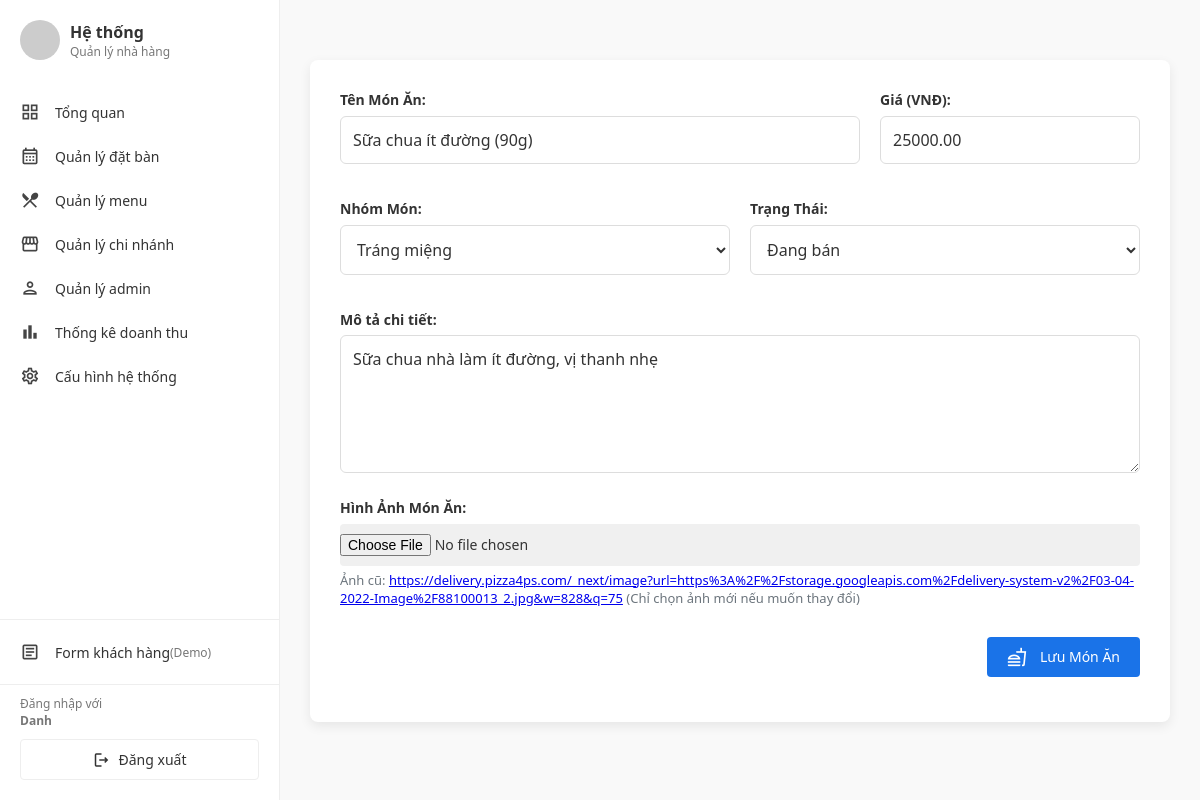
The page /public/admin.php?page=menu&action=edit&id=58 (signed in) on the database its author committed.
### tables this page shows
CREATE TABLE `mon_an` (
  `id_mon` int(11) NOT NULL,
  `id_danh_muc_mon` int(11) DEFAULT NULL,
  `ten_mon` varchar(255) NOT NULL,
  `gia` decimal(10,2) NOT NULL,
  `mo_ta` text DEFAULT NULL,
  `hinh_anh` varchar(500) DEFAULT NULL,
  `trang_thai` varchar(50) DEFAULT 'Còn hàng',
  `created_at` datetime DEFAULT current_timestamp(),
  `updated_at` datetime DEFAULT current_timestamp() ON UPDATE current_timestamp()
);

CREATE TABLE `danh_muc_mon` (
  `id_danh_muc_mon` int(11) NOT NULL,
  `ten_danh_muc` varchar(255) NOT NULL,
  `mo_ta` text DEFAULT NULL
);

### app/model/ProductModel.php (called while the page is built, shortened)
<?php
class ProductModel {
    private $conn;
    public function __construct() {
        global $conn;
        $this->conn = $conn;
    }
    public function getProductById($id) {
        try {
            $sql = "SELECT m.*, dm.ten_danh_muc
                    FROM mon_an m
                    LEFT JOIN danh_muc_mon dm ON m.id_danh_muc_mon = dm.id_danh_muc_mon
                    WHERE m.id_mon = :id";
            $stmt = $this->conn->prepare($sql);
            $stmt->bindParam(':id', $id, PDO::PARAM_INT);
            $stmt->execute();
            return $stmt->fetch(PDO::FETCH_ASSOC);
        } catch (PDOException $e) {
            throw new Exception("Lỗi truy vấn database: " . $e->getMessage());
        }
    }
}

### app/config/database.php (called while the page is built, shortened)
<?php
function getConnection() {
    $dsn = "mysql:host=" . DB_HOST . ";dbname=" . DB_NAME . ";charset=utf8mb4";
    $options = [
        PDO::ATTR_ERRMODE            => PDO::ERRMODE_EXCEPTION,
        PDO::ATTR_DEFAULT_FETCH_MODE => PDO::FETCH_ASSOC,
        PDO::ATTR_EMULATE_PREPARES   => false,
    ];
    try {
        $pdo = new PDO($dsn, DB_USER, DB_PASS, $options);
        return $pdo;
    } catch (\PDOException $e) {
        $alt_names = [
            'wd20302_n5_local(2)',
            'wd20302_n5_local (2)'
        ];
        foreach ($alt_names as $alt) {
            try {
                $alt_dsn = "mysql:host=" . DB_HOST . ";dbname=" . $alt . ";charset=utf8mb4";
                $pdo = new PDO($alt_dsn, DB_USER, DB_PASS, $options);
                return $pdo;
            } catch (\PDOException $ignore) {
            }
        }
        die("Lỗi kết nối CSDL: " . $e->getMessage() . ".\nHãy kiểm tra tên database trong `app/config/database.php` và đảm bảo bạn đã import file SQL vào MySQL.");
    }
}
?>

### app/model/CategoryModel.php (called while the page is built, shortened)
<?php
class CategoryModel {
    private $conn;
    public function __construct() {
        global $conn;
        if (!isset($conn) || $conn === null) {
            require_once __DIR__ . '/../config/database.php';
        }
        require_once __DIR__ . '/../config/database.php';
        try {
            $this->conn = getConnection();
        } catch (\Exception $e) {
            throw new Exception("Kết nối database không tồn tại. Vui lòng kiểm tra file config/database.php");
        }
    }
    public function getAllCategories() {
        try {
            $sql = "SELECT id_danh_muc_mon, ten_danh_muc, mo_ta FROM danh_muc_mon ORDER BY id_danh_muc_mon";
            $stmt = $this->conn->prepare($sql);
            $stmt->execute();
            return $stmt->fetchAll(PDO::FETCH_ASSOC);
        } catch (PDOException $e) {
            throw new Exception("Lỗi truy vấn database: " . $e->getMessage());
        }
    }
}

### app/view/admin/themmonan.php (the view, shortened to what this page needs)
<main class="main-content">
    <section class="add-dish-form-section card">
        <form action="admin.php?page=menu" method="POST" enctype="multipart/form-data">
            <div style="display: flex; gap: 20px; margin-bottom: 20px;">
                <div class="form-group" style="flex: 2;">
                    <label for="ten_mon">Tên Món Ăn:</label>
                    <input type="text" id="ten_mon" name="ten_mon"
                           placeholder="Ví dụ: Bò Bít Tết Sốt Tiêu Đen"
                           required
                           value="<?php echo $sp_edit['ten_mon'] ?? ''; ?>">
                </div>
                <div class="form-group" style="flex: 1;">
                    <label for="gia">Giá (VNĐ):</label>
                    <input type="number" id="gia" name="gia"
                           placeholder="Ví dụ: 150000"
                           required
                           min="0"
                           value="<?php echo $sp_edit['gia'] ?? ''; ?>">
                </div>
            </div>
            <div style="display: flex; gap: 20px; margin-bottom: 20px;">
                <div class="form-group" style="flex: 1;">
                    <label for="category">Nhóm Món:</label>
                    <select id="category" name="category" required>
                        <?php if (isset($dsdm) && is_array($dsdm)): ?>
                            <?php foreach ($dsdm as $dm): ?>
                                <option value="<?php echo $dm['id_danh_muc_mon']; ?>"
                                    <?php echo (isset($sp_edit) && $sp_edit['id_danh_muc_mon'] == $dm['id_danh_muc_mon']) ? 'selected' : ''; ?>>
                                    <?php echo htmlspecialchars($dm['ten_danh_muc']); ?>
                                </option>
                            <?php endforeach; ?>
                        <?php endif; ?>
                    </select>
                </div>
                <div class="form-group" style="flex: 1;">
                    <label for="trang_thai">Trạng Thái:</label>
                    <select id="trang_thai" name="trang_thai">
                        <?php
                            $status = $sp_edit['trang_thai'] ?? 'Còn hàng';
                        ?>
                        <option value="Còn hàng" <?php echo ($status == 'Còn hàng') ? 'selected' : ''; ?>>Đang bán</option>
                    </select>
                </div>
            </div>
            <div class="form-group" style="margin-bottom: 20px;">
                <label for="mo_ta">Mô tả chi tiết:</label>
                <textarea id="mo_ta" name="mo_ta" rows="5" placeholder="Mô tả các thành phần và hương vị của món ăn" required><?php echo $sp_edit['mo_ta'] ?? ''; ?></textarea>
            </div>
            <div class="form-group" style="margin-bottom: 30px;">
                <label for="img">Hình Ảnh Món Ăn:</label>
                <input type="file" id="img" name="img" accept="image/*">
                <?php if (isset($sp_edit) && $sp_edit['hinh_anh']): ?>
                    <small>Ảnh cũ: <a href="/nhahang/app/public/img/<?php echo $sp_edit['hinh_anh']; ?>" target="_blank"><?php echo $sp_edit['hinh_anh']; ?></a> (Chỉ chọn ảnh mới nếu muốn thay đổi)</small>
                <?php endif; ?>
            </div>
            <div class="form-group" style="text-align: right;">
                <button type="submit" class="action-btn" name="save_product"> <span class="material-icons-outlined">fastfood</span>
                    Lưu Món Ăn
                </button>
            </div>
        </form>
    </section>
</main>

### public/admin/css/admin_styles.css (style rules this page uses)
* { margin: 0; padding: 0; box-sizing: border-box; font-family: 'Segoe UI', Tahoma, Geneva, Verdana, sans-serif; }
:root { --sidebar-width: 280px; --main-bg: #f9f9f9; --white: #ffffff; --text-dark: #333; --text-sub: #777; --border-color: #eee; --primary-color: #1a73e8; --nav-hover: #f0f0f0; --black-btn: #222; --black-btn-hover: #000; --base-font-size: 15px; --alert-bg: #e6f7ff; --alert-link: #1890ff; --form-bg: #f5f5f5; --step-active-color: #ff9800; --step-inactive-color: #ccc; --button-primary-bg: #888; --button-primary-hover: #777; }
body { background-color: var(--main-bg); color: var(--text-dark); font-size: var(--base-font-size); }
.form-group, label, .form-group-label, input, textarea, select, .form-input-text, .form-input-hint, .action-btn, .action-link { font-family: 'Segoe UI', Tahoma, Geneva, Verdana, sans-serif; font-size: inherit; line-height: 1.4; }
input[type="text"], input[type="email"], input[type="number"], input[type="time"], textarea, select, .form-input-text { font-family: inherit; font-size: inherit; line-height: 1.4; color: var(--text-dark); }
input::placeholder, textarea::placeholder { color: #9aa0a6; }
.action-btn { font-family: inherit; font-size: inherit; line-height: 1; }
.main-content { flex-grow: 1; padding: 30px; margin-left: var(--sidebar-width); }
.card { background-color: var(--white); padding: 20px; border-radius: 8px; box-shadow: 0 1px 3px rgba(0, 0, 0, 0.05); margin-bottom: 20px; }
.action-btn { padding: 10px 15px; background-color: var(--black-btn); color: var(--white); border: none; border-radius: 4px; font-size: 14px; font-weight: 500; cursor: pointer; display: flex; align-items: center; transition: background-color 0.2s; }
.action-btn span.material-icons-outlined { margin-right: 5px; font-size: 20px; }
.form-group { margin-bottom: 15px; }

### rows shown on the page
mon_an: ten_mon "Sữa chua ít đường (90g)", gia "25000.00", category "Tráng miệng", trang_thai "Đang bán", mo_ta "Sữa chua nhà làm ít đường, vị thanh nhẹ", hinh_anh "https://delivery.pizza4ps.com/_next/image?url=https%3A%2F%2Fstorage.googleapis.com%2Fdelivery-system-v2%2F03-04-2022-Image%2F88100013_2.jpg&w=828&q=75"

### other values the page prints
$_SESSION['admin']['ten'] "Danh"
